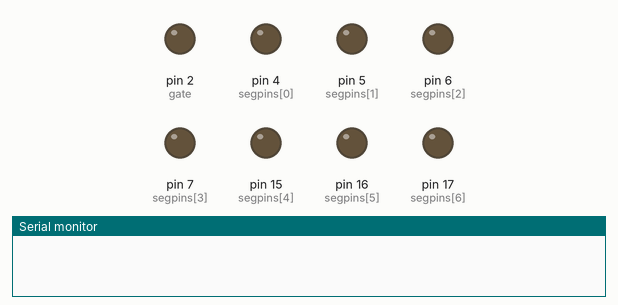
A sketch run on a simulated Arduino Uno, built with avr-gcc and run on an emulated ATmega328P. Parts: output pins drawn as LEDs (lit = HIGH), the last lines printed to the serial monitor.

Above: at 0.05 s.
At 1.35 s:
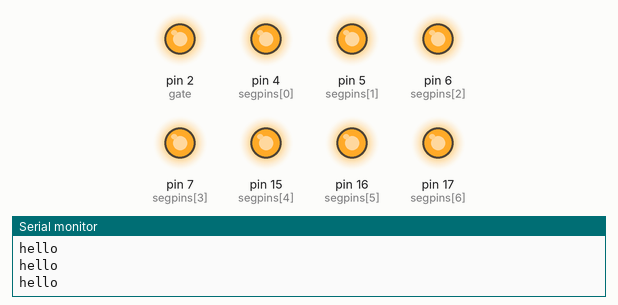
At 2.85 s:
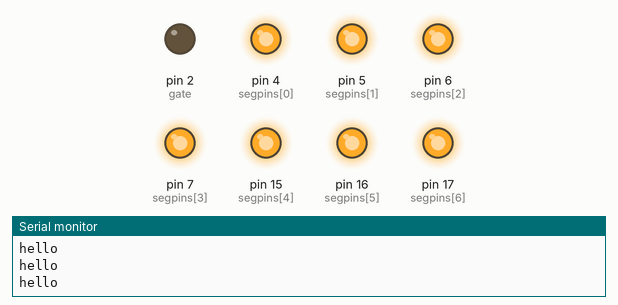
Timing chart, 0 to 3.1 s (numbered marks = the images above):
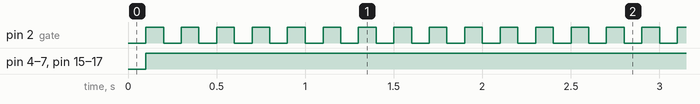

The sketch:

other_way_displays.ino
```cpp
//esp32
			   //a,b,c,d,e,f,g
const byte segpins[7] = {4,5,6,7,15,16,17};
#define gate 2
#define gate2 42
#define gate3 41
unsigned long c_time, p_time = 0;
int timing = 1000;
bool state_display = false;

//10 rows 7 columns 	   a,b,c,d,e,f,g
const byte leds[10][7] = {{1,1,1,1,1,1,0},//0
            	   		      {0,1,1,0,0,0,0},//1
            	   		      {1,1,0,1,1,0,1},//2
            	   		      {1,1,1,1,0,0,1},//3
            	   		      {0,1,1,0,0,1,1},//4
            	   		      {1,0,1,1,0,1,1},//5
            	   		      {1,0,1,1,1,1,1},//6
            	     	      {1,1,1,0,0,0,0},//7
            	   		      {1,1,1,1,1,1,1},//8
            	   		      {1,1,1,1,0,1,1},//9
           		   		      };

void setup()
{
  Serial.begin(115200);
  //sizeof(segpins)/sizeof(segpins[0]) gives the size of array
  for(int i=0; i<7; i++){
  	pinMode(segpins[i], OUTPUT);
  }
  pinMode(gate, OUTPUT);
  digitalWrite(gate, LOW);

}

void loop()
{
  c_time = millis();
  if (c_time - p_time >= 100){
    Serial.println("hello");
    numbers(8);
    state_display = !state_display;
    digitalWrite(gate, state_display);
    p_time = c_time;
  }
}

void numbers(int row){
  for (int j=0; j<7; j++){//sizeof() is gelijk aan aantal segmenten
    digitalWrite(segpins[j], leds[row][j]);//1=HIGH 0=LOW
  }
}
```

Measured:
- by itself, pin 2 (gate): alternates HIGH for 0.10 s and LOW for 0.10 s
- by itself, pin 4 (segpins[0]), pin 5 (segpins[1]), pin 6 (segpins[2]), pin 7 (segpins[3]), pin 15 (segpins[4]), pin 16 (segpins[5]), pin 17 (segpins[6]): LOW → HIGH at 0.10 s
